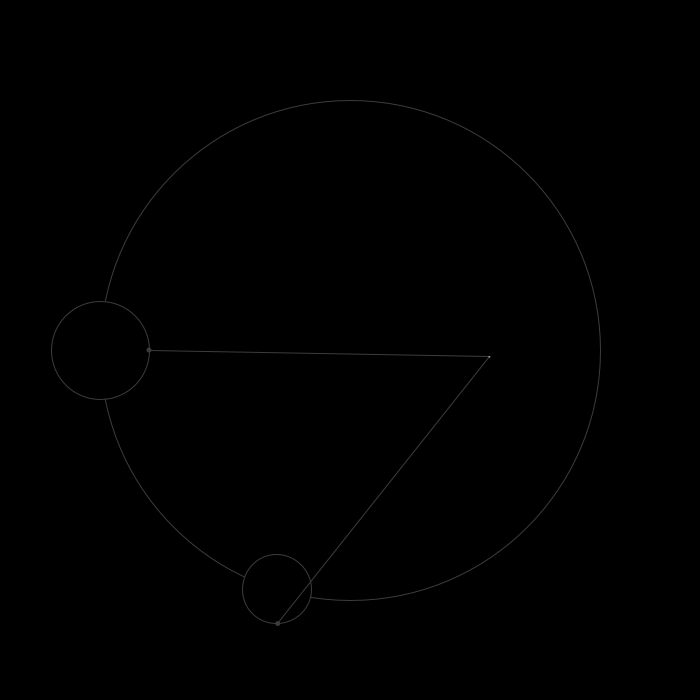
Frame 1 (no input)
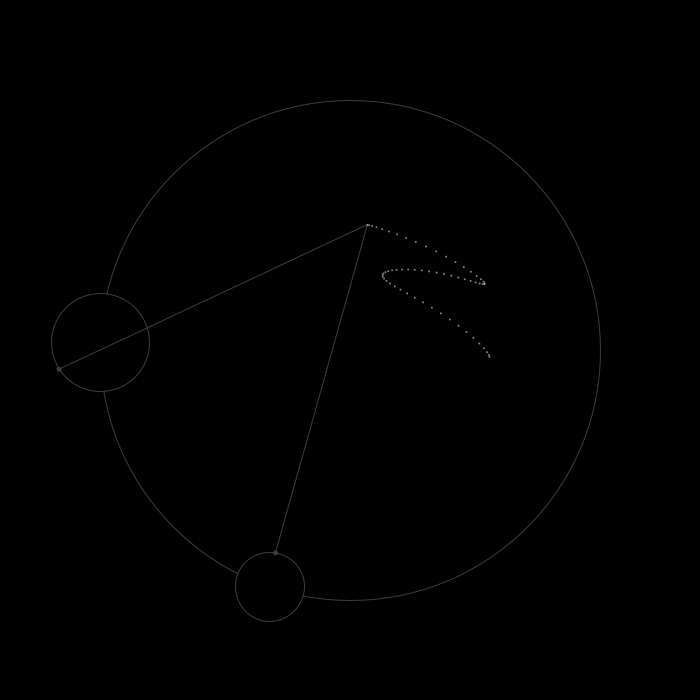
Frame 60 (the mouse pressed at the canvas centre just before this capture)
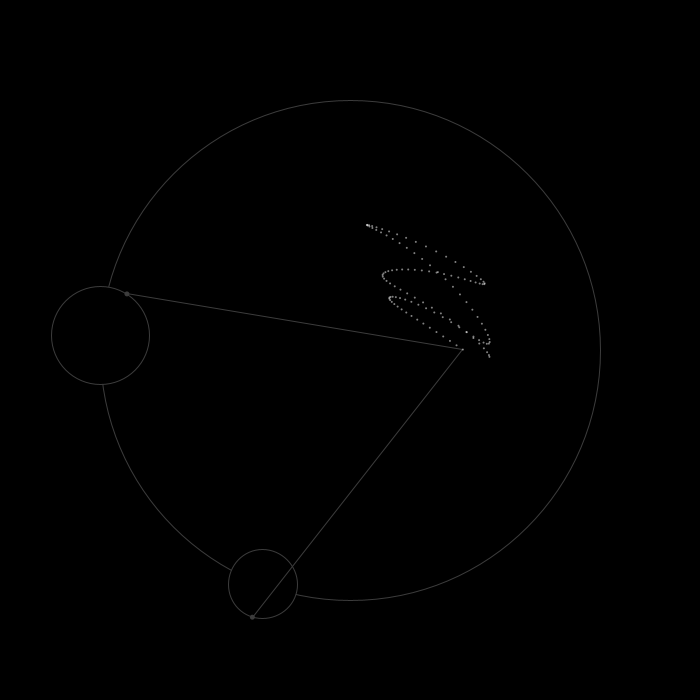
Frame 120 (the mouse held since frame 60 and released just before this capture)

The Processing sketch that drew these frames (run headless with seeded random() and noise(); from frame 60 on, the mouse is pressed at the canvas centre):

// Processing sketch: sketch_200417j
// ── sketch_200417j.pde
DMachine DM;

// determines the main artboard size (radius)
float ArtboardRadius = 250;

// Animation for starting circles
float Radius1st = floor(random(ArtboardRadius * 0.2, ArtboardRadius * 0.5));
float Radius2nd = floor(random(ArtboardRadius * 0.2, ArtboardRadius * 0.5));
float speedModif1st = floor(random(3)+1);
float speedModif2nd = floor(random(3)+1);

// arm lengths
float armlength = (ArtboardRadius * 1.15) + floor(random(-75, 75));

// beginning location of drawing arm circles and it's speed
float n1, n2;
float nShift = radians(floor(random(45, 135)));
float nSpeed = 0.0005;

// a new layer for the drawing machine
PGraphics fDM;

void setup() {
  size(700, 700);
  smooth();
  background(0);
  strokeCap(CORNER);
  
  n1 = radians(180);
  n2 = n1 + nShift;

  DM = new DMachine();
  fDM = createGraphics(width, height);
}

void draw() {
  background(0);

  // draw Artboard
  noFill();
  stroke(60);
  strokeWeight(1);
  ellipse(width/2, height/2, ArtboardRadius*2, ArtboardRadius*2);

  // draw Initial Points (Begin Points)
  DM.draw1stBeginPoint(n1, Radius1st, speedModif1st);
  DM.draw2ndBeginPoint(n2, Radius2nd, speedModif2nd);
  DM.CalculateEndPoint(armlength);

  // draw line on a new layer
  fDM.beginDraw();
  fDM.fill(255, 128);
  fDM.noStroke();
  fDM.ellipse(DM.tX, DM.tY, 2, 2);   
  fDM.endDraw();
  image(fDM, 0, 0);
}


//////////////////


class DMachine {
  float MAxx1, MAyy1;
  float MAxx2, MAyy2;
  float tX, tY;

  float anim;

  DMachine() {
    anim = 0;
  }

  void draw1stBeginPoint(float n1_, float Radius1st_, float speedModif1st_) {
    float MAx1, MAy1;
    MAx1 = width/2 + ArtboardRadius * cos(n1);
    MAy1 = height/2 + ArtboardRadius * -sin(n1);
    stroke(60);
    strokeWeight(1);
    fill(0);
    ellipse(MAx1, MAy1, Radius1st, Radius1st);

    // resets the angle
    n1 -= nSpeed;
    if (degrees(n1) < 0) {
      n1 = radians(360);
    }

    noStroke();
    fill(255);
    MAxx1 = MAx1 + cos(anim * speedModif1st) * Radius1st/2;
    MAyy1 = MAy1 + sin(anim * speedModif1st) * Radius1st/2;
    anim += 0.025;
    fill(60);
    ellipse(MAxx1, MAyy1, 5, 5);
  }


  void draw2ndBeginPoint(float n2_, float Radius2nd_, float speedModif2nd) {
    float MAx2 = width/2 + ArtboardRadius * cos(n2);
    float MAy2 = height/2 + ArtboardRadius * -sin(n2);
    stroke(60);
    strokeWeight(1);
    fill(0);
    ellipse(MAx2, MAy2, Radius2nd, Radius2nd);

    // resets the angle
    n2 -= nSpeed;
    if (degrees(n2) < 0) {
      n2 = radians(360);
    }

    noStroke();
    fill(255);
    MAxx2 = MAx2 + sin(anim * speedModif2nd) * Radius2nd/2;
    MAyy2 = MAy2 + cos(anim * speedModif2nd) * Radius2nd/2;
    anim += 0.025;
    fill(60);
    ellipse(MAxx2, MAyy2, 5, 5);
  }

  void CalculateEndPoint(float armlength_) {
    // "crazy" math stuff here
    // only look if you dare!

    stroke(60);
    fill(60);

    // distance between the two main points
    float a = dist(MAxx1, MAyy1, MAxx2, MAyy2);
    //line(MAxx1, MAyy1, MAxx2, MAyy2);

    // the mid-point
    float a2X = lerp(MAxx1, MAxx2, 0.5);
    float a2Y = lerp(MAyy1, MAyy2, 0.5);
    //ellipse(a2X, a2Y, 5, 5);

    // The armlength "compensator" aka the triangle height calculator
    float fD1 = abs(sq(armlength) - sq(a/2));
    float fD2 = sqrt(fD1);

    // "compensation" angle 
    float alpha = asin(abs(MAyy1 - MAyy2) / a);

    if (MAyy1 - MAyy2 < 0 && MAxx1 - MAxx2 < 0) {
      // works in between "180-270"
      // a is \ angle
      tX = a2X + fD2 * cos(-PI/2+alpha);
      tY = a2Y + fD2 * sin(-PI/2+alpha);
    } else if (MAyy1 - MAyy2 < 0 && MAxx1 - MAxx2 > 0) {
      // works in between 90-180
      // a is / angle
      tX = a2X + fD2 * cos(PI/2-alpha);
      tY = a2Y + fD2 * sin(PI/2-alpha);
    } else if (MAyy1 - MAyy2 > 0 && MAxx1 - MAxx2 > 0) {
      // works in between 0-90
      // a is \ angle
      tX = a2X + fD2 * cos(PI/2+alpha);
      tY = a2Y + fD2 * sin(PI/2+alpha);
    } else if (MAyy1 - MAyy2 > 0 && MAxx1 - MAxx2 < 0) {
      // works in between 270-360
      // a is / angle
      tX = a2X + fD2 * cos(-PI/2-alpha);
      tY = a2Y + fD2 * sin(-PI/2-alpha);
    }

    // final lines
    line(MAxx1, MAyy1, tX, tY);
    line(MAxx2, MAyy2, tX, tY);
  }
}
